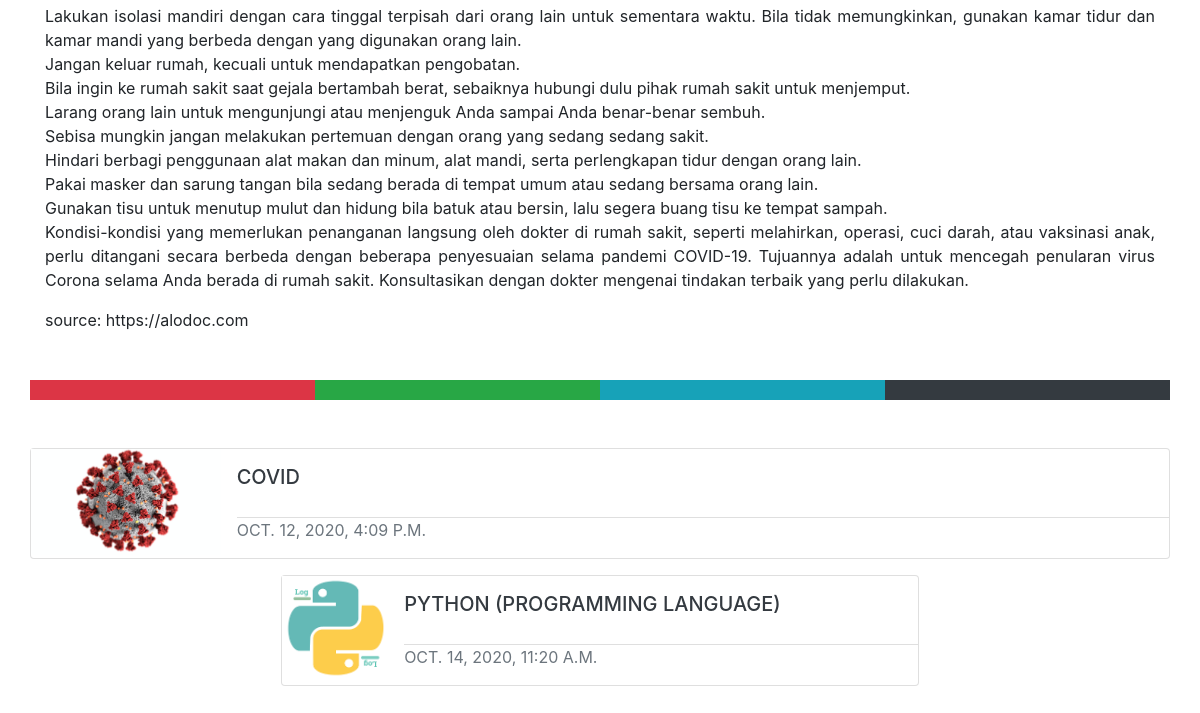
Before: /post/1/ (lower part) with the older database file.
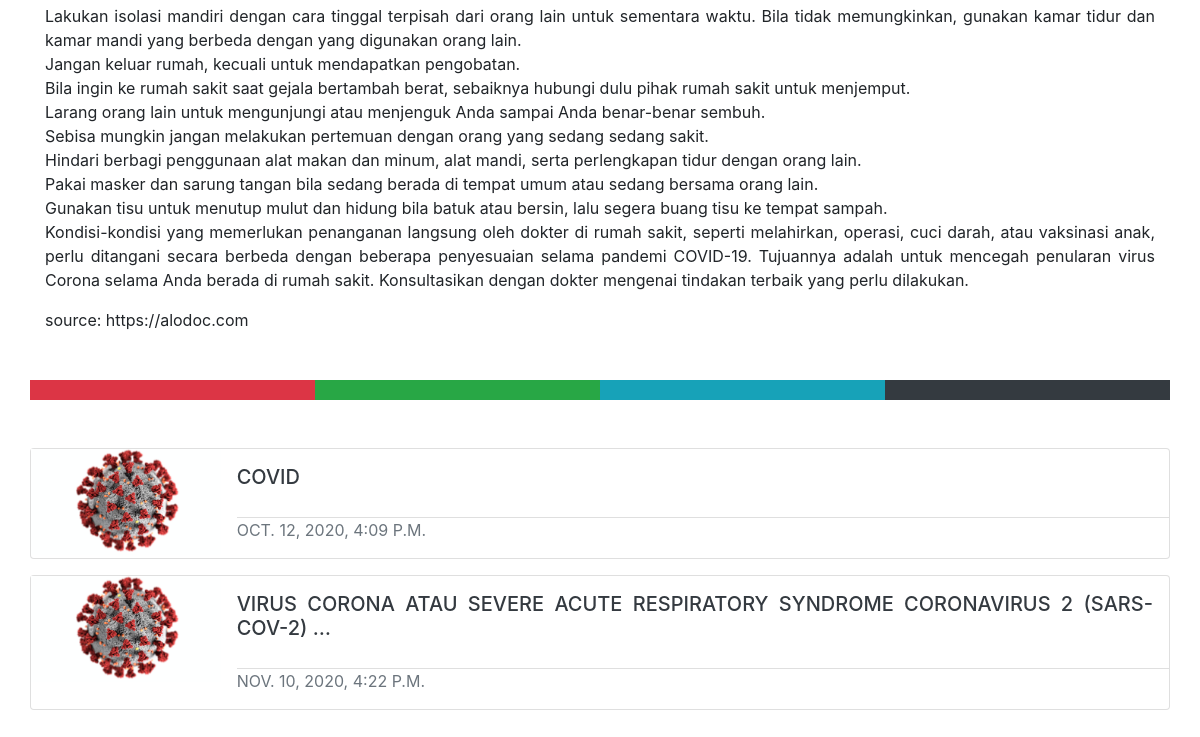
After: the same page with the newer database file.
### home/models.py (models this page shows, shortened)
class Blog(models.Model):
    title = models.CharField(max_length=100)
    date_add = models.DateTimeField(auto_now_add=True)
    image = models.ImageField(upload_to='static/img/blog/%Y/%m/%d/', height_field=None, width_field=None, max_length=None)
    reporter = models.ForeignKey(AUTH_USER_MODEL, on_delete=models.CASCADE)
    content = models.TextField()
    categorie = models.ForeignKey(Category, on_delete=models.CASCADE)
    status = models.BooleanField(default=True)
    viewer = models.IntegerField(default=0)
    class Meta:
        verbose_name = "Blog"
        verbose_name_plural = "Blogs"

### home/views.py (the view)
# urls.py: path('post/<int:id>/', views.post_detail, name='post-detail'),
def post_detail(request, id):
    try:
        getPost = Blog.objects.get(pk=id, status=True)
    except:
        return redirect('home:404')
    getPostCategory = getPost.categorie
    related_post = Blog.objects.filter(categorie=getPostCategory).order_by('date_add')[:2] # [:10] if post exist
    return render(request, 'home/post-detail.html', {
        'data': getPost,
        'post': related_post,
    })

### accounts/models.py (called while the page is built)
    def __str__(self):
        return self.username

### templates/home/post-detail.html (shortened to what this page needs)
{% extends 'base.html' %}
{% load static %}
{% block content %}
<div class="container container-fluid my-3">
    <div class="text-justify my-5">
        {{data.content|escape|linebreaks}}
    </div>
    <div class="row mb-5">
        <div class="border-danger bg-danger w-25" style="height: 20px;"></div>
        <div class="bg-success w-25" style="height: 20px;"></div>
        <div class="bg-info w-25" style="height: 20px;"></div>
        <div class="bg-dark w-25" style="height: 20px;"></div>
    </div>
    <div class="row justify-content-center my-3">
        {% for i in post %}
        <div class="card mb-3">
            <div class="row no-gutters">
                <div class="col-2">
                    <img src="../../{{i.image}}" alt="" class="img-fluid">
                </div>
                <div class="col text-uppercase text-justify">
                    <a href="../../post/{{i.id}}/" class="text-dark">
                        <div class="card-block p-3">
                            <h5 class="card-title">{{i.title|truncatechars:80}}</h5>
                        </div>
                        <div class="card-footer bg-white p-0 ml-3">
                            <p class="text-muted">{{i.date_add}}</p>
                        </div>
                    </a>
                </div>
            </div>
        </div>
        {% endfor %}
    </div>
</div>
{% endblock content %}

Changed rows visible on the page:
no longer on this page (row edited): Blog: image (picture), title "PYTHON (PROGRAMMING LANGUAGE)", date_add "OCT. 14, 2020, 11:20 A.M."
now on one of the page's lists (row unchanged): Blog: title "VIRUS CORONA ATAU SEVERE ACUTE RESPIRATORY SYNDROME CORONAVIRUS 2 (SARS-COV-2) …", date_add "NOV. 10, 2020, 4:22 P.M."
